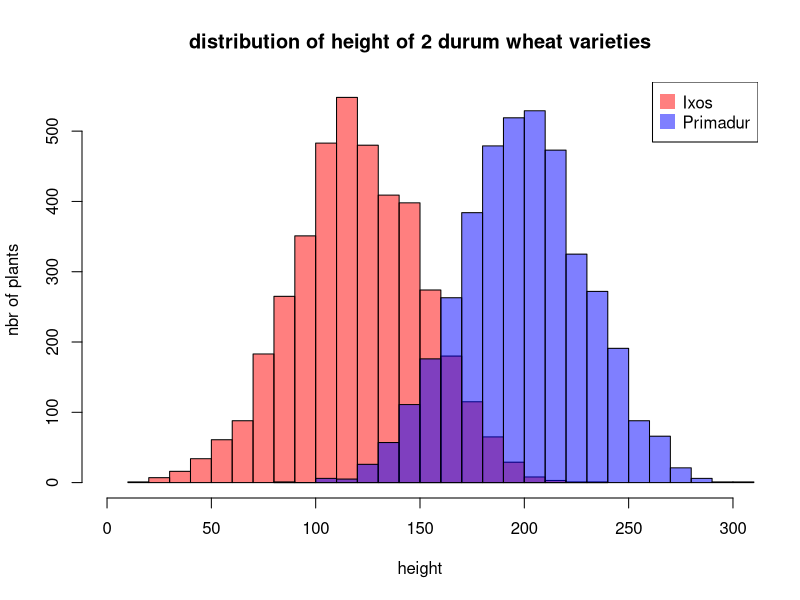

This figure's R source:
## ---- chunk 1
#Create data
set.seed(1)
Ixos=rnorm(4000 , 120 , 30)     
Primadur=rnorm(4000 , 200 , 30) 
 
# First distribution
hist(Ixos, breaks=30, xlim=c(0,300), col=rgb(1,0,0,0.5), xlab="height", 
     ylab="nbr of plants", main="distribution of height of 2 durum wheat varieties" )

# Second with add=T to plot on top
hist(Primadur, breaks=30, xlim=c(0,300), col=rgb(0,0,1,0.5), add=T)

# Add legend
legend("topright", legend=c("Ixos","Primadur"), col=c(rgb(1,0,0,0.5), 
     rgb(0,0,1,0.5)), pt.cex=2, pch=15 )
